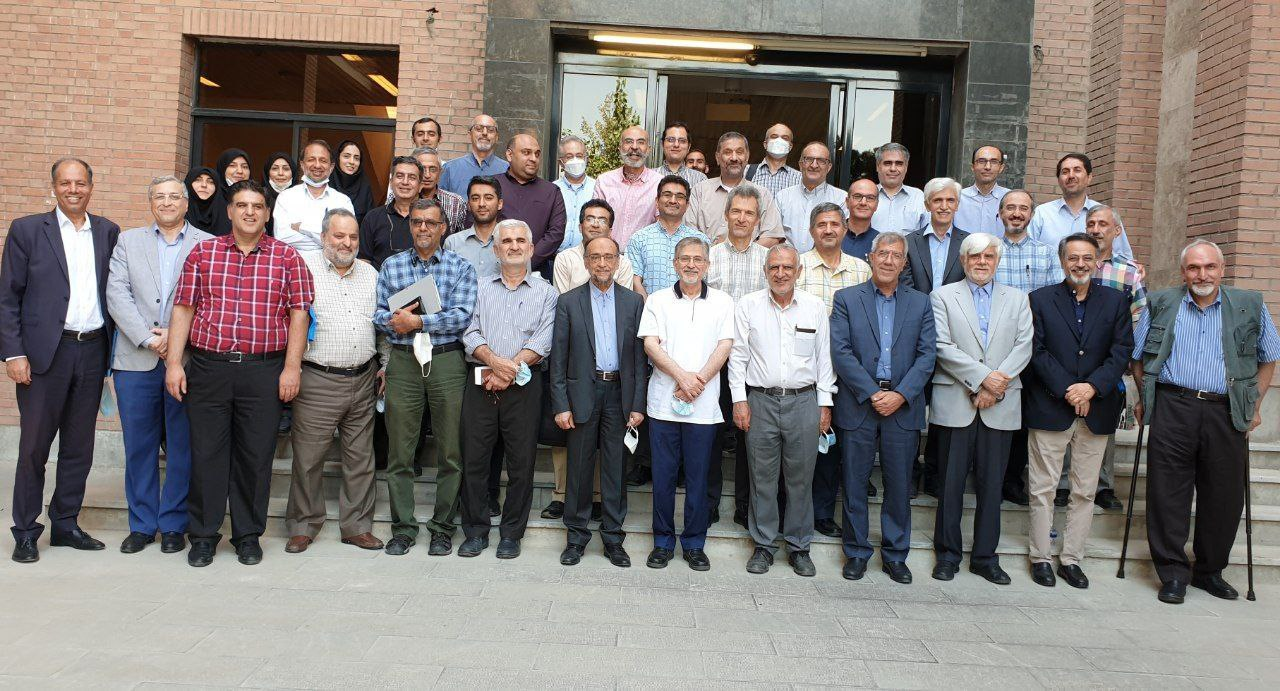
#> input picture Q1/background.JPG, 1280 x 691 px, found by its file name
$ python 'Template Matching.py'
#> lines starting #> are read from the running program, lines starting #| are printed output that depends on the picture; after the words box and inside, x2 and y2 are one past the last pixel; in counts of white or black regions, pixels touching at a corner belong together
import cv2
background=cv2.imread("background.jpg")
#> background is the input picture: shape (691, 1280, 3); mean B, G, R 121.5, 124.3, 130.9
template=cv2.imread("template.jpg")
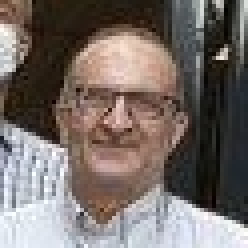
#> input picture Q1/template.JPG, 62 x 62 px, found by its file name (shown 4 times larger)
#> template is the input picture: shape (62, 62, 3); mean B, G, R 104.6, 108.9, 118.9
background_gray=cv2.cvtColor(background,cv2.COLOR_BGR2GRAY)
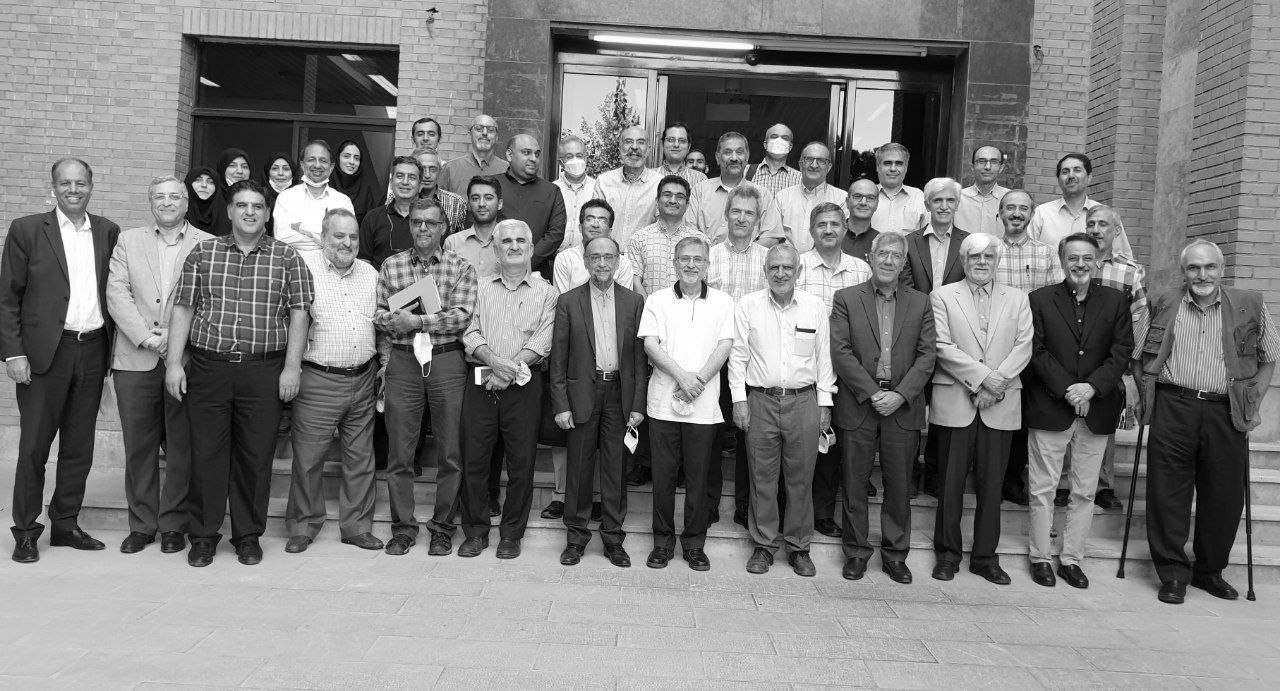
#> background_gray: shape (691, 1280); min 0, max 255, mean 126
template_gray=cv2.cvtColor(template,cv2.COLOR_BGR2GRAY)
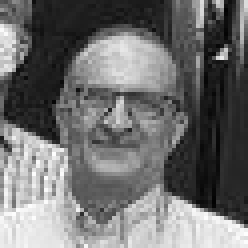
#> template_gray: shape (62, 62) (shown 4 times larger); min 1, max 254, mean 111.4
matched_image=cv2.matchTemplate(background_gray,template_gray,cv2.TM_CCOEFF_NORMED)
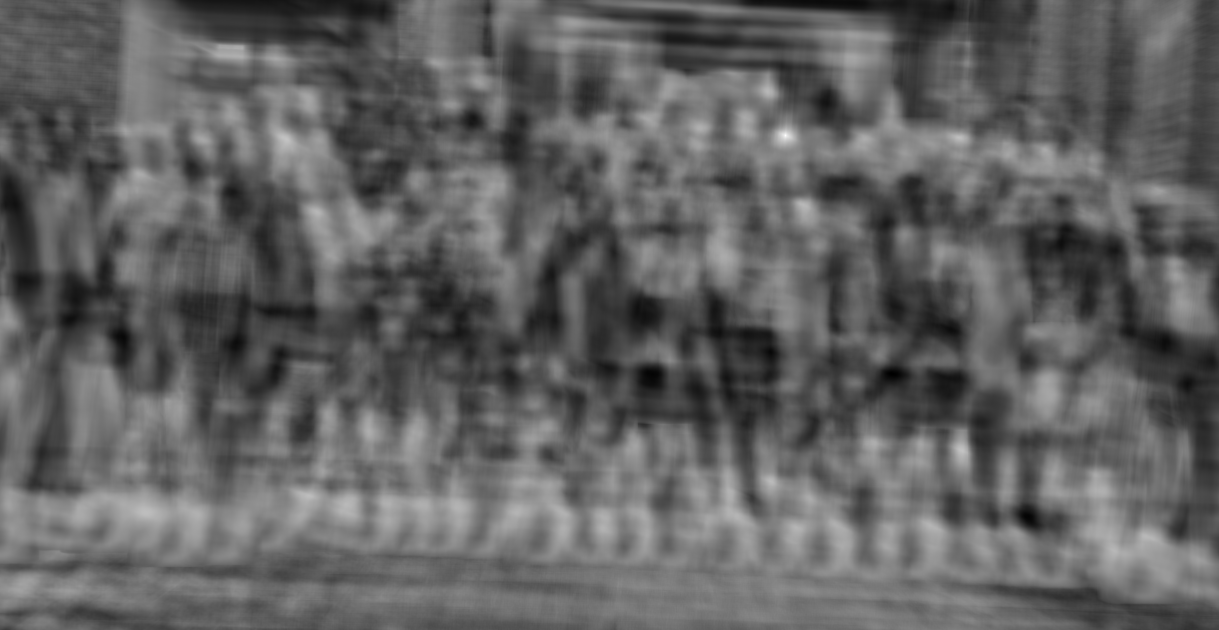
#> matched_image: shape (630, 1219) float32; min -0.585, max 1, mean 0.0209; drawn with min black and max white
(min_val, max_val , min_loc , max_loc) = cv2.minMaxLoc(matched_image)
#> min_val = -0.585; max_val = 1; min_loc = (891, 373); max_loc = (785, 135)
loc_x=max_loc[0]
#> loc_x = 785
loc_y=max_loc[1]
#> loc_y = 135
height=template_gray.shape[0]
#> height = 62
width = template_gray.shape[1]
#> width = 62
cv2.rectangle(background,(loc_x,loc_y), (loc_x+width , loc_y+height) , (255 , 0 , 150) , 2)
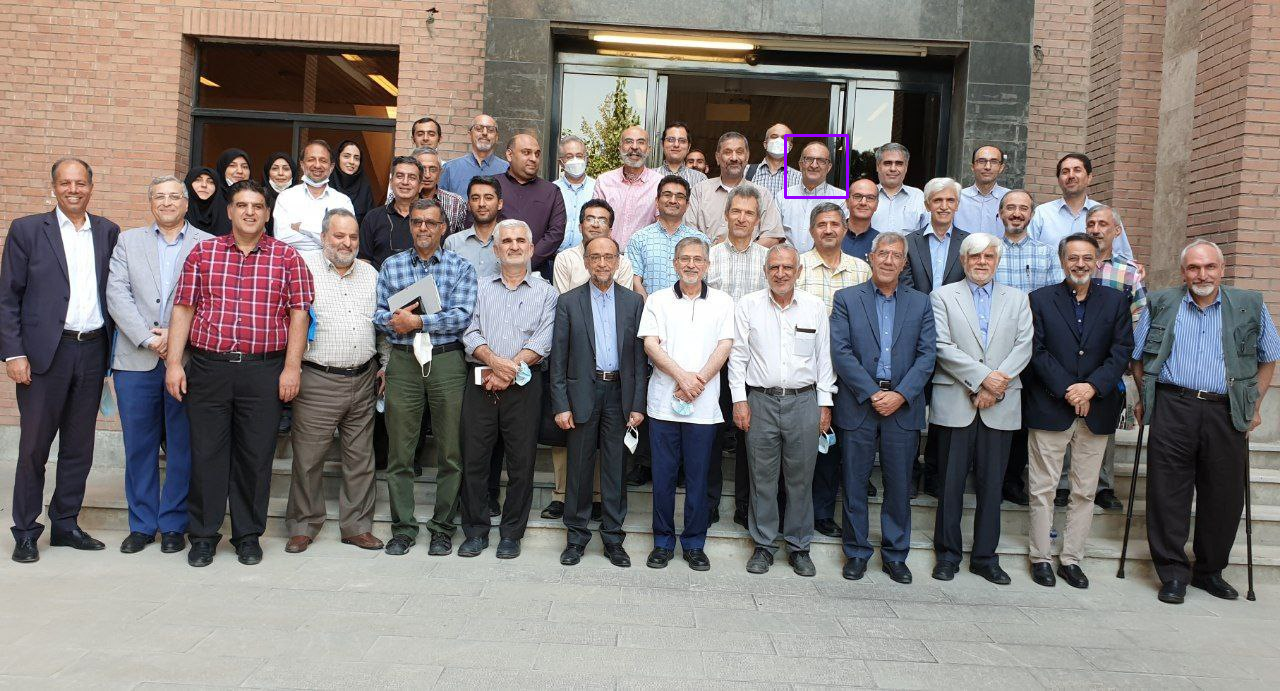
#> background: shape (691, 1280, 3); 0.08% of pixels changed, all inside (x1, y1, x2, y2) = (784, 134, 849, 199)
cv2.imwrite("matchedImagepy.jpg",background)
cv2.imshow("matched_image", background)
cv2.waitKey(0)
